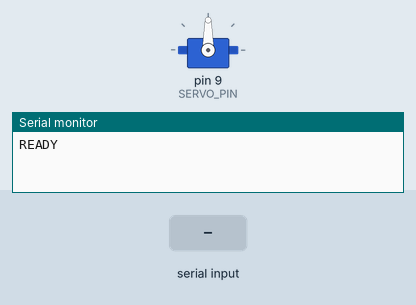
This sketch was run on a simulated Arduino Uno, built with avr-gcc and run on an emulated ATmega328P. Shown: servo, the last lines printed to the serial monitor. The inputs (shaded band) are chosen by the test bench.

Above: at 2.2 s.
2.3 s: "ANGLE:90\n" received over Serial
At 2.7 s:
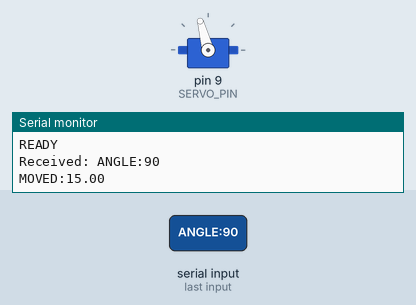
3.8 s: "ANGLE:\n" received over Serial
At 5.2 s:
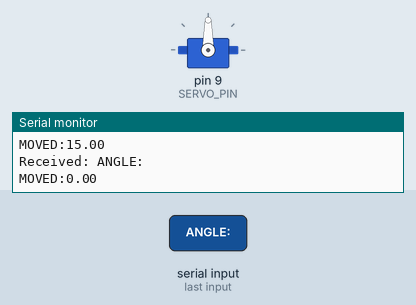
Timing chart, 0 to 6.8 s (numbered marks = the images above; inputs shaded):
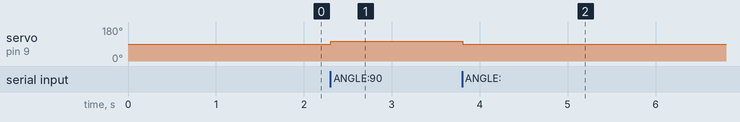

The sketch:

advanced_servo.ino
```cpp
#include <Servo.h>

// ============================
// CONFIGURATION
// ============================
const int SERVO_PIN = 9;
const float SERVO_CENTER = 90.0;
const float SWEEP_MIN = -15.0;
const float SWEEP_MAX = 15.0;

// ============================
// GLOBALS
// ============================
Servo tiltServo;
bool servo_initialized = false;

void setup() {
  Serial.begin(115200);
  // Initialize immediately
  tiltServo.attach(SERVO_PIN);
  tiltServo.write(SERVO_CENTER);
  servo_initialized = true;
  delay(1000);  // Wait for servo to settle
  Serial.println("READY");  // Send ready signal
}

void loop() {
  // Listen for angle commands from Python
  if (Serial.available() > 0) {
    String command = Serial.readStringUntil('\n');
    command.trim();

    // Debug: echo what we received
    Serial.print("Received: ");
    Serial.println(command);

    // Parse angle command (format: "ANGLE:XX.XX")
    if (command.startsWith("ANGLE:")) {
      if (servo_initialized) {
        float angle = command.substring(6).toFloat();

        // Constrain to safe range
        angle = constrain(angle, SWEEP_MIN, SWEEP_MAX);

        // Convert to servo angle and move
        float servo_angle = SERVO_CENTER + angle;
        tiltServo.write(servo_angle);

        // Send confirmation back
        Serial.print("MOVED:");
        Serial.println(angle, 2);
      }
    }
  }

  // Small delay to prevent serial buffer overflow
  delay(10);
}
```

Measured:
- after the input at 2.3 s, servo on pin 9 (SERVO_PIN): 90° → 105° at once
- after the input at 3.8 s, servo on pin 9 (SERVO_PIN): 105° → 90° at once
